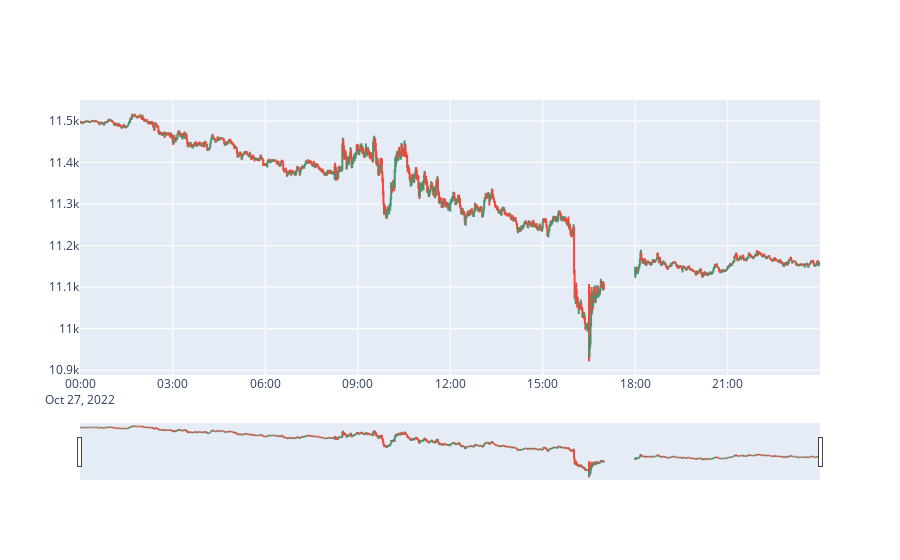

The notebook cell this image was saved under:
### Markdown cell above
### Visualize set with OHLC candles

### Code cell
fig = go.Figure(data= go.Ohlc(x= nq_1min.index, open= nq_1min['Open'], high= nq_1min['High'],  
                low= nq_1min['Low'], close= nq_1min['Close'], text= hovertext, hoverinfo= 'text'))
fig.show()

### Figure 1 — Plotly figure (JSON) as saved in the notebook; plotly's stock layout.template omitted (floating-point values rounded to 4 significant figures; data arrays with more than 128 entries replaced by an {"elided": "..."} marker saying what was removed)
{"data": [{"close": {"elided": "1380 float values"}, "high": {"elided": "1380 float values"}, "hoverinfo": "text", "low": {"elided": "1380 float values"}, "open": {"elided": "1380 float values"}, "text": {"elided": "480 str values"}, "type": "ohlc", "x": {"elided": "1380 str values"}}], "layout": {}}
